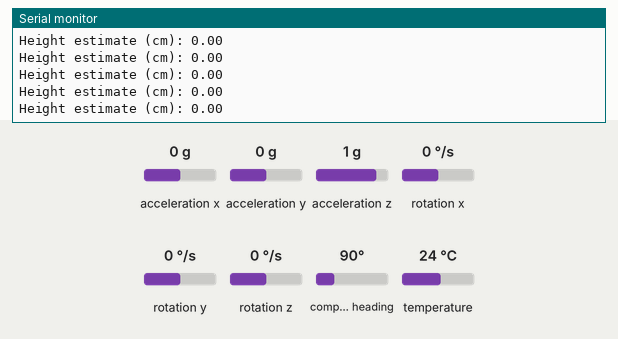
A sketch run on a simulated ESP32. Shown: the last lines printed to the serial monitor. The inputs (shaded band) are chosen by the test bench; at power-on: acceleration z 1 g, acceleration x 0 g, acceleration y 0 g, rotation x 0 °/s, rotation y 0 °/s, rotation z 0 °/s, compass heading 90°, temperature 24 °C. Nothing arrives over Bluetooth unless stated.

Above: at 1.2 s.
1.3 s: acceleration z set to 1.4 g
At 1.47 s:
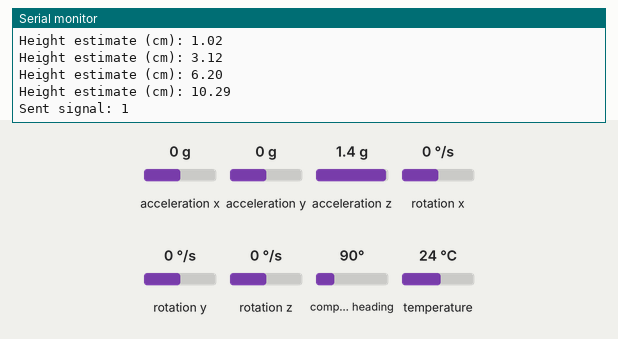
3.0 s: acceleration z set to -1.4 g
At 3.01 s:
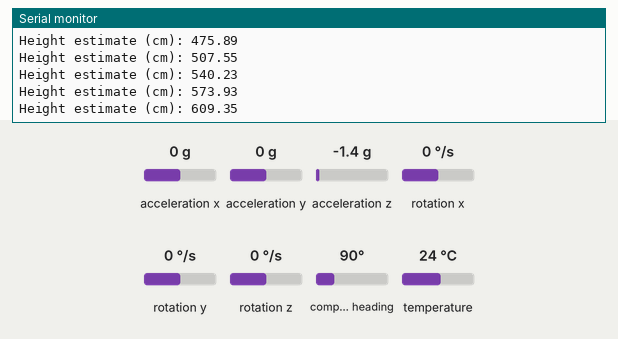
Timing chart, 0 to 6.0 s (numbered marks = the images above; inputs shaded):
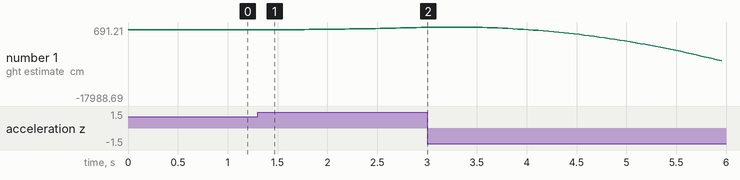

The sketch:

SensorESP.ino
```cpp
#include <Adafruit_LSM9DS1.h>
#include <Adafruit_Sensor.h>
#include <Wire.h>
#include "BluetoothSerial.h"
BluetoothSerial SerialBT;

#define UNINITIALIZED -1
#define GREEN 0
#define YELLOW 1
#define RED 2

#define HEIGHT_YELLOW_CM 10
#define HEIGHT_RED_CM 20
#define RESET_AFTER_MS 5000
#define DELAY_MS 50

#define ACCEL_NOISE_THRESHOLD 0.2   // Ignore small accelerations (we will have to adjust this)
#define IDLE_THRESHOLD_MS 1000      // If nearly no motion for this time, reset position

Adafruit_LSM9DS1 lsm = Adafruit_LSM9DS1();

unsigned long lastUpdateTime = 0;
unsigned long lastMotionTime = 0;
float velocity = 0;
float position = 0;
unsigned long lastTime = 0;
int currentState = GREEN;

uint8_t ledEspAddress[] = {0xEC, 0x94, 0xCB, 0x6F, 0xE5, 0x1A};

void setup() {
  Serial.begin(9600);
  Wire.begin(21, 22);
  while (!Serial);
  Serial.println("Started");

  if (!lsm.begin()) {
    Serial.println("LSM9DS1 not found");
    while (1);
  }

  lsm.setupAccel(lsm.LSM9DS1_ACCELRANGE_2G);

  if (!SerialBT.begin("ESP32Sensor", true)) {
    Serial.println("An error occurred initializing Bluetooth");
    return;
  }

  Serial.println("Trying to connect to LED ESP...");

  if (SerialBT.connect(ledEspAddress)) {
    Serial.println("Connected to LED ESP!");
  } else {
    Serial.println("Failed to connect to LED ESP!");
  }

  lastTime = millis();
  lastMotionTime = millis();
}

void loop() {
  if (SerialBT.connected()) {
    sensors_event_t accel, mag, gyro, temp;
    lsm.getEvent(&accel, &mag, &gyro, &temp);

    unsigned long currentTime = millis();
    float dt = (currentTime - lastTime) / 1000.0;
    lastTime = currentTime;

    // Remove gravity
    float az = accel.acceleration.z - 9.81;

    // Apply deadzone filter
    if (abs(az) < ACCEL_NOISE_THRESHOLD) {
      az = 0;
    }

    // Update velocity and position only if not zero
    if (az != 0) {
      velocity += az * dt;
      position += velocity * dt;
      lastMotionTime = currentTime;
    }

    // Reset if idle for too long
    if (currentTime - lastMotionTime > IDLE_THRESHOLD_MS) {
      velocity = 0;
      position = 0;
    }

    // Convert to cm
    float height_cm = position * 100;
    Serial.print("Height estimate (cm): ");
    Serial.println(height_cm);

    // Switch LEDs after lift was detected
    if (height_cm >= HEIGHT_RED_CM && currentState != 2) {
      SerialBT.println(RED);
      Serial.print("Sent signal: ");
      Serial.println(RED);
      currentState = RED;
      lastUpdateTime = currentTime;
    } else if (height_cm >= HEIGHT_YELLOW_CM && currentState != 1 && currentState != 2) {
      SerialBT.println(YELLOW);
      Serial.print("Sent signal: ");
      Serial.println(YELLOW);
      currentState = YELLOW;
      lastUpdateTime = currentTime;
    }

    // After 5 seconds, reset to green
    if ((currentState == 1 || currentState == 2) && (currentTime - lastUpdateTime > RESET_AFTER_MS)) {
      SerialBT.println(GREEN);
      Serial.print("Sent signal: ");
      Serial.println(GREEN);
      currentState = GREEN;
      velocity = 0;
      position = 0;
    }

    delay(DELAY_MS);
  } else {
    Serial.println("Not connected. Retrying...");
    SerialBT.connect(ledEspAddress);
    delay(1000);
  }
}
```

Measured:
- after the input at 1.3 s, the serial monitor: prints a new line at once (image 1)
- plotted number 1: 0 → 609.35 after the input at 1.3 s
